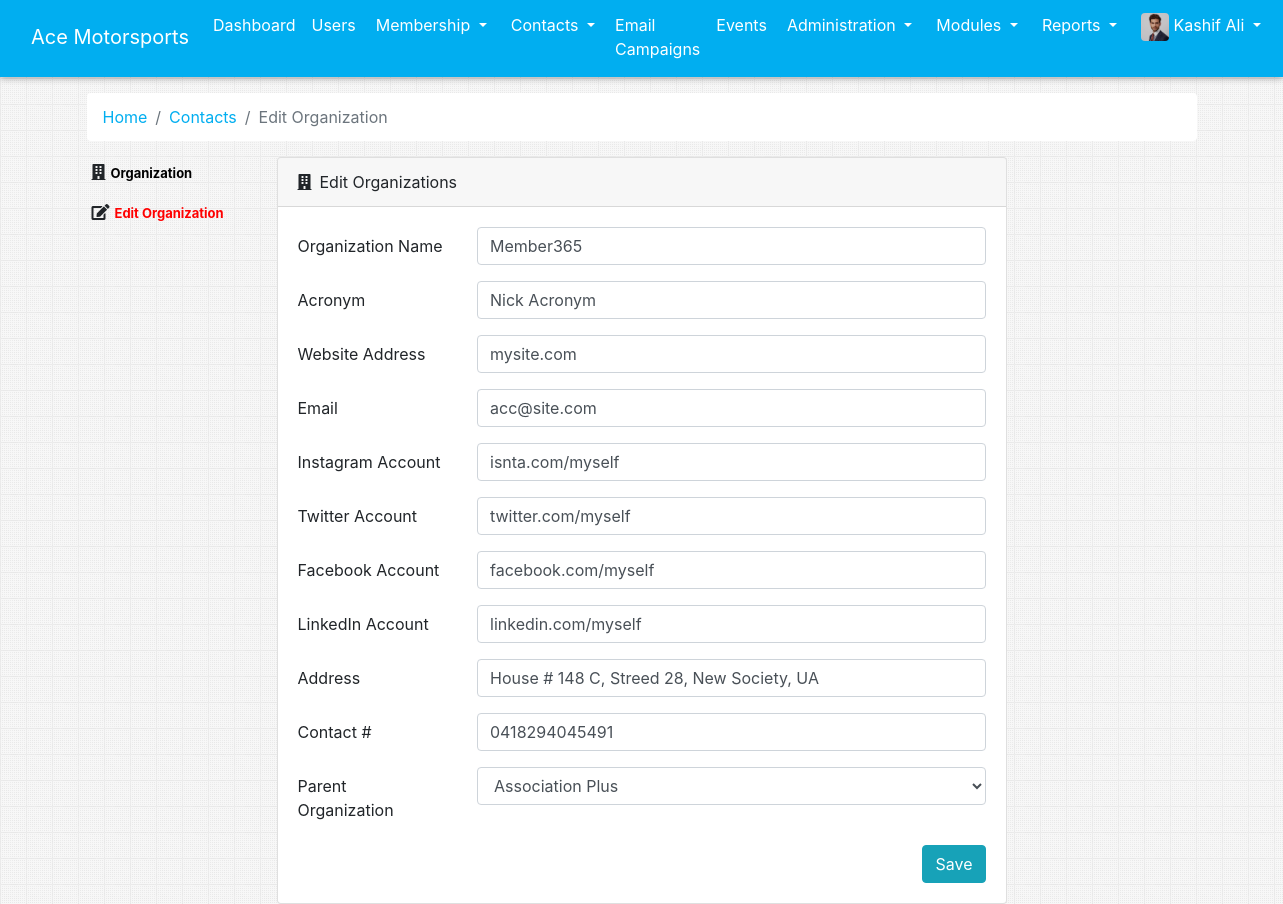
The app's page /admin_editOrganization.php?id=2 (signed in) with its own data.
### tables this page shows
CREATE TABLE `organizations` (
  `id` int(11) NOT NULL,
  `name` varchar(50) NOT NULL,
  `acronym` varchar(50) NOT NULL,
  `website` varchar(200) NOT NULL,
  `email` varchar(50) NOT NULL,
  `instagram` varchar(200) NOT NULL,
  `twitter` varchar(200) NOT NULL,
  `facebook` varchar(200) NOT NULL,
  `linkedin` varchar(200) NOT NULL,
  `parentOrganization` varchar(50) NOT NULL,
  `address` varchar(500) NOT NULL,
  `phone` varchar(30) NOT NULL,
  `category_id` int(11) DEFAULT NULL
);

### app/app.php (called while the page is built, shortened)
<?php
	function phpMysqliFetchSingle($sql){
        $output = array();
        if(mysqli_query($GLOBALS["con"], $sql)){
            $res = mysqli_query($GLOBALS["con"], $sql);
            if(mysqli_num_rows($res)){
                $output = mysqli_fetch_array($res, MYSQLI_ASSOC);
            }
            return $output;
        }
        else{
            js_console_log(mysqli_error($GLOBALS["con"]));
        }
    }
?>

### admin_editOrganization.php (the view, shortened to what this page needs)
<?php
  require 'app/app.php';
    $pageID = isset($_GET["id"]) ? $_GET["id"] : null;
    $sql = "SELECT * FROM organizations WHERE id=".$pageID;
    $organization = phpMysqliFetchSingle($sql);
?>
<!DOCTYPE html>
<html lang="en">
<?php
  require 'parts/head.php';
?>
<body>
  <?php require 'parts/nav.php'; ?>
  <div class="container">
      <nav aria-label="breadcrumb">
          <ol class="breadcrumb bg-white">
              <li class="breadcrumb-item"><a href="admin_dashboard.php" class="appColor">Home</a></li>
              <li class="breadcrumb-item"><a href="admin_contact.php" class="appColor">Contacts</a></li>
              <li class="breadcrumb-item active" aria-current="page">Edit Organization</li>
          </ol>
      </nav>
    <div class="widget-content" style="border: none; background: transparent;">
        <div class="row mt-3">
            <div class="col-md-2">
                <div class="user_profile_left_section">
                    <ul class="contactViewMenu">
                        <li><i class="fas fa-building"></i><a href="admin_showOrganization.php?id=<?php echo $pageID; ?>&userID=<?php echo $userID; ?>">Organization</a></li>
                        <li><i class="fas fa-edit"></i><a href="admin_editOrganization.php?id=<?php echo $organization["id"]; ?>&userID=<?php echo $userID; ?>" class="active">Edit Organization</a></li>
                    </ul>
                </div>
            </div>
            <div class="col-md-8">
                <div class="card">
                    <div class="card-header">
                        <i class="fas fa-building mr-2"></i>Edit Organizations
                    </div>
                    <div class="card-body">
                        <form method="POST" action="">
                            <div class="form-group row">
                                <label for="inputEmail3" class="col-sm-3 col-form-label">Organization Name </label>
                                <div class="col-sm-9">
                                    <input type="text" class="form-control" id="inputEmail3" name="name" value="<?php echo $organization["name"]; ?>">
                                </div>
                            </div>
                            <div class="form-group row">
                                <label for="inputEmail3" class="col-sm-3 col-form-label">Acronym</label>
                                <div class="col-sm-9">
                                    <input type="text" class="form-control" id="inputEmail3" name="acronym" value="<?php echo $organization["acronym"]; ?>">
                                </div>
                            </div>
                            <div class="form-group row">
                                <label for="inputEmail3" class="col-sm-3 col-form-label">Website Address</label>
                                <div class="col-sm-9">
                                    <input type="text" class="form-control" id="inputEmail3" name="website" value="<?php echo $organization["website"]; ?>">
                                </div>
                            </div>
                            <div class="form-group row">
                                <label for="inputEmail3" class="col-sm-3 col-form-label">Email</label>
                                <div class="col-sm-9">
                                    <input type="email" class="form-control" id="inputEmail3" name="email" value="<?php echo $organization["email"]; ?>">
                                </div>
                            </div>
                            <div class="form-group row">
                                <label for="inputEmail3" class="col-sm-3 col-form-label">Instagram Account</label>
                                <div class="col-sm-9">
                                    <input type="text" class="form-control" id="inputEmail3" name="insta" value="<?php echo $organization["instagram"]; ?>">
                                </div>
                            </div>
                            <div class="form-group row">
                                <label for="inputEmail3" class="col-sm-3 col-form-label">Twitter Account</label>
                                <div class="col-sm-9">
                                    <input type="text" class="form-control" id="inputEmail3" name="twitter" value="<?php echo $organization["twitter"]; ?>">
                                </div>
                            </div>
                            <div class="form-group row">
                                <label for="inputEmail3" class="col-sm-3 col-form-label">Facebook Account</label>
                                <div class="col-sm-9">
                                    <input type="text" class="form-control" id="inputEmail3" name="facebook" value="<?php echo $organization["facebook"]; ?>">
                                </div>
                            </div>
                            <div class="form-group row">
                                <label for="inputEmail3" class="col-sm-3 col-form-label">LinkedIn Account</label>
                                <div class="col-sm-9">
                                    <input type="text" class="form-control" id="inputEmail3" name="linkedin" value="<?php echo $organization["linkedin"]; ?>">
                                </div>
                            </div>
                            <div class="form-group row">
                                <label for="inputEmail3" class="col-sm-3 col-form-label">Address</label>
                                <div class="col-sm-9">
                                    <input type="text" class="form-control" id="inputEmail3" name="address" value="<?php echo $organization["address"]; ?>">
                                </div>
                            </div>
                            <div class="form-group row">
                                <label for="inputEmail3" class="col-sm-3 col-form-label">Contact #</label>
                                <div class="col-sm-9">
                                    <input type="text" class="form-control" id="inputEmail3" name="phone" value="<?php echo $organization["phone"]; ?>">
                                </div>
                            </div>
                            <div class="form-group row">
                                <label for="inputEmail3" class="col-sm-3 col-form-label">Parent Organization</label>
                                <div class="col-sm-9">
                                    <select class="form-control" id="exampleFormControlSelect1" name="parentOrg">
                                        <option value="Association Plus">Association Plus</option>
                                    </select>
                                </div>
                            </div>
                            <div class="form-group">
                                <div class="float-right">
                                    <button type="submit" class="btn btn-info" name="update_org">Save</button>
                                </div>
                            </div>
                        </form>
                    </div>
                </div>
            </div>
        </div>
    </div>
</body>
</html>

### records on screen
organizations: name "Member365", acronym "Nick Acronym", website "mysite.com", email "acc@site.com", insta "isnta.com/myself", twitter "twitter.com/myself", facebook "facebook.com/myself", linkedin "linkedin.com/myself", address "House # 148 C, Streed 28, New Society, UA", phone "0418294045491"

### other values on screen
$_SESSION["name"] "Kashif Ali"
